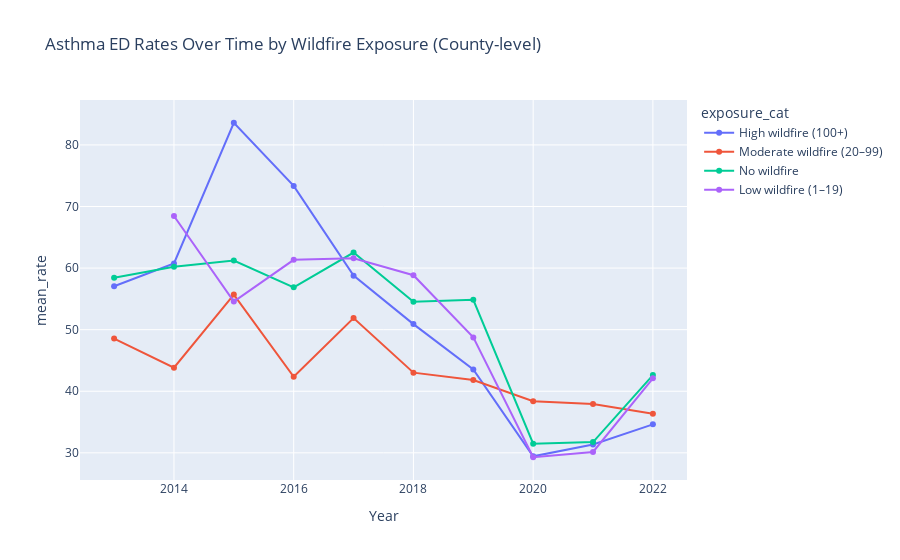

Source (notebook cell):
### Code cell
trend = (
    merged.groupby(["Year", "exposure_cat"])
    .agg(mean_rate=("mean_age_adj_rate", "mean"))
    .reset_index()
)

fig = px.line(
    trend,
    x="Year",
    y="mean_rate",
    color="exposure_cat",
    markers=True,
    title="Asthma ED Rates Over Time by Wildfire Exposure (County-level)",
)
fig.show()

### Figure 1 — Plotly figure (JSON) as saved in the notebook; plotly's stock layout.template omitted (floating-point values rounded to 4 significant figures)
{"data": [{"hovertemplate": "exposure_cat=High wildfire (100+)<br>Year=%{x}<br>mean_rate=%{y}<extra></extra>", "legendgroup": "High wildfire (100+)", "line": {"color": "#636efa", "dash": "solid"}, "marker": {"symbol": "circle"}, "mode": "lines+markers", "name": "High wildfire (100+)", "orientation": "v", "showlegend": true, "type": "scatter", "x": [2013, 2014, 2015, 2016, 2017, 2018, 2019, 2020, 2021, 2022], "xaxis": "x", "y": [57.05, 60.76, 83.6, 73.35, 58.77, 50.91, 43.54, 29.43, 31.36, 34.62], "yaxis": "y"}, {"hovertemplate": "exposure_cat=Moderate wildfire (20–99)<br>Year=%{x}<br>mean_rate=%{y}<extra></extra>", "legendgroup": "Moderate wildfire (20–99)", "line": {"color": "#EF553B", "dash": "solid"}, "marker": {"symbol": "circle"}, "mode": "lines+markers", "name": "Moderate wildfire (20–99)", "orientation": "v", "showlegend": true, "type": "scatter", "x": [2013, 2014, 2015, 2016, 2017, 2018, 2019, 2020, 2021, 2022], "xaxis": "x", "y": [48.55, 43.83, 55.7, 42.36, 51.89, 43.02, 41.82, 38.39, 37.94, 36.35], "yaxis": "y"}, {"hovertemplate": "exposure_cat=No wildfire<br>Year=%{x}<br>mean_rate=%{y}<extra></extra>", "legendgroup": "No wildfire", "line": {"color": "#00cc96", "dash": "solid"}, "marker": {"symbol": "circle"}, "mode": "lines+markers", "name": "No wildfire", "orientation": "v", "showlegend": true, "type": "scatter", "x": [2013, 2014, 2015, 2016, 2017, 2018, 2019, 2020, 2021, 2022], "xaxis": "x", "y": [58.42, 60.22, 61.23, 56.88, 62.53, 54.53, 54.85, 31.49, 31.75, 42.62], "yaxis": "y"}, {"hovertemplate": "exposure_cat=Low wildfire (1–19)<br>Year=%{x}<br>mean_rate=%{y}<extra></extra>", "legendgroup": "Low wildfire (1–19)", "line": {"color": "#ab63fa", "dash": "solid"}, "marker": {"symbol": "circle"}, "mode": "lines+markers", "name": "Low wildfire (1–19)", "orientation": "v", "showlegend": true, "type": "scatter", "x": [2014, 2015, 2016, 2017, 2018, 2019, 2020, 2021, 2022], "xaxis": "x", "y": [68.46, 54.56, 61.34, 61.58, 58.85, 48.74, 29.28, 30.14, 42.1], "yaxis": "y"}], "layout": {"legend": {"title": {"text": "exposure_cat"}, "tracegroupgap": 0}, "title": {"text": "Asthma ED Rates Over Time by Wildfire Exposure (County-level)"}, "xaxis": {"anchor": "y", "domain": [0, 1], "title": {"text": "Year"}}, "yaxis": {"anchor": "x", "domain": [0, 1], "title": {"text": "mean_rate"}}}}
